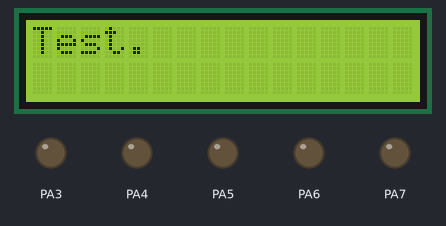
This program was run on a simulated ATmega16, built with avr-gcc and emulated at 8 MHz. Parts: 16×2 character LCD, output pins drawn as LEDs (lit = HIGH). Wiring (inferred from the names in the program): character LCD (HD44780): RS PA0; R/W PA1; E PA2; data PC0, PC1, PC2, PC3, PC4, PC5, PC6, PC7. Pins used as bus, display or sensor lines are not drawn. At 6.0 s the program stops and its outputs stay as they are.

Above: at 0.1 s.
At 3.1 s:
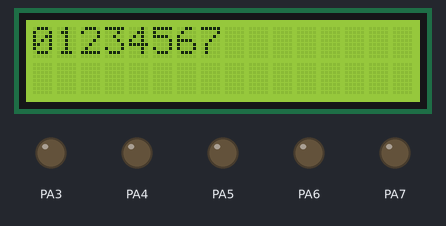
At 6.1 s:
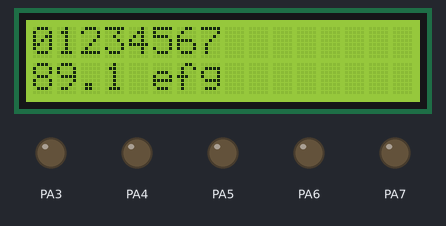

Measured:
- what the display in image 0 shows lasts 3.0 s, from 0.0 s to 3.0 s

The program:

20141022_DisplayTest.c
```c
/* AVR GCC, ATmega8, WH1602B */


#include <avr/io.h>

#include <util/delay.h>


// ïîðò ê êîòîðîìó ïîäêëþ÷åíà øèíà äàííûõ ÆÊÄ

#define PORT_DATA PORTC

#define PIN_DATA  PINC

#define DDRX_DATA DDRC


// ïîðò ê êîòîðîìó ïîäêëþ÷åíû óïðàâëÿþùèå âûâîäû ÆÊÄ

#define PORT_SIG PORTA

#define PIN_SIG  PINA

#define DDRX_SIG DDRA


// íîìåðà âûâîäîâ ê êîòîðûì ïîäêëþ÷åíû óïðàâëÿþùèå âûâîäû ÆÊÄ

#define RS 0

#define RW 1

#define EN 2


// ìàêðîñû äëÿ ðàáîòû ñ áèòàìè

#define ClearBit(reg, bit)       reg &= (~(1<<(bit)))

#define SetBit(reg, bit)         reg |= (1<<(bit))


// ôóíêöèÿ çàïèñè êîìàíäû

void LcdWriteCom(unsigned char data)

{

  ClearBit(PORT_SIG, RS);	// óñòàíîâêà RS â 0 - êîìàíäû

  PORT_DATA = data;		// âûâîä äàííûõ íà øèíó èíäèêàòîðà

  SetBit(PORT_SIG, EN);	        // óñòàíîâêà EN â 1

  _delay_us(2);                 // æäåì 2 ìêñ

  ClearBit(PORT_SIG, EN);	// óñòàíîâêà EN â 0

  _delay_us(40);                // æäåì 40 ìêñ

}


// ôóíêöèÿ çàïèñè äàííûõ

void LcdWriteData(unsigned char data)

{

  SetBit(PORT_SIG, RS);	        // óñòàíîâêà RS â 1 - äàííûå

  PORT_DATA = data;		// âûâîä äàííûõ íà øèíó èíäèêàòîðà

  SetBit(PORT_SIG, EN);	        // óñòàíîâêà EN â 1

  _delay_us(2);                 // æäåì 2 ìêñ

  ClearBit(PORT_SIG, EN);	// óñòàíîâêà EN â 0

  _delay_us(40);                // æäåì 40 ìêñ

}


// ôóíêöèÿ î÷èñòêè äèñïëåÿ

void Lcd_Clear(void)

{

  LcdWriteCom(0x01);

  _delay_ms(2);                 // æäåì 2 ìñ

}


// ïîçèöèîíèðîâàíèå êóðñîðà

void LCD_Goto(unsigned char x, unsigned char y)

{

  LcdWriteCom(((((y)& 1)*0x40)+((x)& 15))|128);

}


// ôóíêöèÿ èíèöèàëèçàöèè

void InitLcd(void)

{

  DDRX_DATA = 0xff;

  PORT_DATA = 0xff;

  DDRX_SIG = 0xff;

  PORT_SIG |= (1<<RW)|(1<<RS)|(1<<EN); // óñòàíîâêà RW, RS, EN â 1

  ClearBit(PORT_SIG, RW);              // óñòàíîâêà RW â 0


  _delay_ms(40);           // æäåì 40 ìñ

  LcdWriteCom(0b00111000); // 8 ðàçðÿäíàÿ øèíà, 5*8, 2 ñòðîêè

  LcdWriteCom(0b00001100); // äèñïëåé âêëþ÷åí, êóðñîð âûêëþ÷åí, ìåðöàíèå âûêëþ÷åíî

  LcdWriteCom(0b00000001); // î÷èñòêà äèñïëåÿ

  _delay_ms(2);            // æäåì 2 ìñ

  LcdWriteCom(0b00000110); // êóðñîð äâèæåòñÿ âïðàâî, ñäâèãà íåò

}


// îñíîâíàÿ ôóíêöèÿ ïðîãðàììû

int main( void )

{

  InitLcd();


  LcdWriteData('T');

  LcdWriteData('e');

  LcdWriteData('s');

  LcdWriteData('t');

  LcdWriteData('.');


  _delay_ms(3000);


  Lcd_Clear();


  LcdWriteData('0');

  LcdWriteData('1');

  LcdWriteData('2');

  LcdWriteData('3');

  LcdWriteData('4');

  LcdWriteData('5');

  LcdWriteData('6');

  LcdWriteData('7');


  _delay_ms(3000);


  LCD_Goto(0,1);


  LcdWriteData('8');

  LcdWriteData('9');

  LcdWriteData('.');

  LcdWriteData('1');

  LcdWriteData(' ');

  LcdWriteData('e');

  LcdWriteData('f');

  LcdWriteData('g');


  while(1);


  return 0;

}

/*#include <avr/io.h>
#include <avr/interrupt.h>
#include <util/delay.h>

// macroses
#define SBI(port, pin) \
	(port) |= _BV(pin)
#define CBI(port, pin) \
	(port) &= ~_BV(pin)

#define HI(x) ((x) >> 8)
#define LO(x) ((x) & 0xFF)

// display
#define DISPLAY_DATA_PORT PORTC
#define DISPLAY_DATA_DIR DDRC

#define DISPLAY_CONTROL_PORT PORTA
#define DISPLAY_CONTROL_DIR DDRA

#define DISPLAY_RS_PIN 0
#define DISPLAY_RW_PIN 1
#define DISPLAY_E_PIN 2

// ///////////////////////////////////////////////
// interrupts
//
// USART, Rx Complete
ISR(USARTRXC_vect);

// ///////////////////////////////////////////////
// functions
//
void init(void);
void initUSART(void);

void applyDisplayCommand(int delayUs);
void switchOnDisplay(void);
void clearDisplay(void);
void writeToDisplay(unsigned char c);
void writeToDisplayStr(unsigned char* str, unsigned char strSize);

int main(void)
{
	init();

	switchOnDisplay();

	while (1)
	{
		clearDisplay();
		writeToDisplayStr((unsigned char*)"ololo privet yo", (unsigned char)15);
		_delay_ms(10000);
	}

	return 0;
}

void init(void)
{
	initUSART();

	// init display port
	DISPLAY_DATA_DIR = 255; // all pins to out
	DISPLAY_CONTROL_DIR |= _BV(DISPLAY_RS_PIN) | _BV(DISPLAY_RW_PIN) | _BV(DISPLAY_E_PIN);

	CBI(DISPLAY_CONTROL_PORT, DISPLAY_RS_PIN);
	CBI(DISPLAY_CONTROL_PORT, DISPLAY_RW_PIN);
	DISPLAY_DATA_PORT = 3 << 4;
	applyDisplayCommand(500);

	sei();
}

void initUSART(void)
{
#define BAUD_RATE 9600L
#define BAUD_VALUE F_CPU / (16 * BAUD_RATE) - 1

	// set Baud Rate Register
	//
	UBRRL = LO(BAUD_VALUE);

	char highBaudVal = HI(BAUD_VALUE);
	// Register Select UBRRH (URSEL = 0)
	highBaudVal &= ~(_BV(URSEL));
	// Reserved 14:12(6:4) Bits in UBRRH
	highBaudVal &= ~(_BV(6) | _BV(5) | _BV(4));

	UBRRH = highBaudVal;

	// set Control and Status Registers
	//
	UCSRA = 0;

	// Receive Enable (RXEN)
	// Receive Complete Interrupt Enable (RXCIE)
	// Transmitt Enable (TXEN)
	// Transmitt Complete Interrupt Enable (TXCIE)
	UCSRB = _BV(RXEN) | _BV(RXCIE);

	// Register Select UCSRC (URSEL = 1)
	// Character Size 8
	//     see table from datasheet:
	//         UCSZ2 = 0 (in UCSRB), UCSZ1 = 1, UCSZ0 = 1
	// Mode Select Asynchronous (UMSEL = 0)
	UCSRC = _BV(URSEL) | _BV(UCSZ1) | _BV(UCSZ0);
}


void applyDisplayCommand(int delayUs)
{
	SBI(DISPLAY_CONTROL_PORT, DISPLAY_E_PIN);
	_delay_us(delayUs);
	CBI(DISPLAY_CONTROL_PORT, DISPLAY_E_PIN);
}

void switchOnDisplay(void)
{
	DISPLAY_DATA_PORT = 0;

	SBI(DISPLAY_DATA_PORT, 3);
	SBI(DISPLAY_DATA_PORT, 2);

	CBI(DISPLAY_CONTROL_PORT, DISPLAY_RS_PIN);
	CBI(DISPLAY_CONTROL_PORT, DISPLAY_RW_PIN);

	applyDisplayCommand(37);
}

void clearDisplay(void)
{
#define DISPLAY_CLEAR_DELAY_US 153
	DISPLAY_DATA_PORT = 1;
	CBI(DISPLAY_CONTROL_PORT, DISPLAY_RS_PIN);
	CBI(DISPLAY_CONTROL_PORT, DISPLAY_RW_PIN);

	applyDisplayCommand(DISPLAY_CLEAR_DELAY_US);
}

void writeToDisplay(unsigned char c)
{
#define DISPLAY_WRITE_DELAY_US 43
	DISPLAY_DATA_PORT = c;
	SBI(DISPLAY_CONTROL_PORT, DISPLAY_RS_PIN);
	CBI(DISPLAY_CONTROL_PORT, DISPLAY_RW_PIN);

	applyDisplayCommand(DISPLAY_WRITE_DELAY_US);
}

void writeToDisplayStr(unsigned char* str, unsigned char strSize)
{
	for (const unsigned char* strEnd = str + strSize; str < strEnd; ++str)
	{
		writeToDisplay(*str);
	}
}

// ///////////////////////////////////////////////
// interrupts implementation
//
// USART, Rx Complete
ISR(USARTRXC_vect)
{
	unsigned char udrVal = UDR;

	switch (udrVal)
	{
		case 'C':
			clearDisplay();
			break;
		default:
			writeToDisplay(udrVal);
			break;
	}
}
*/
```
